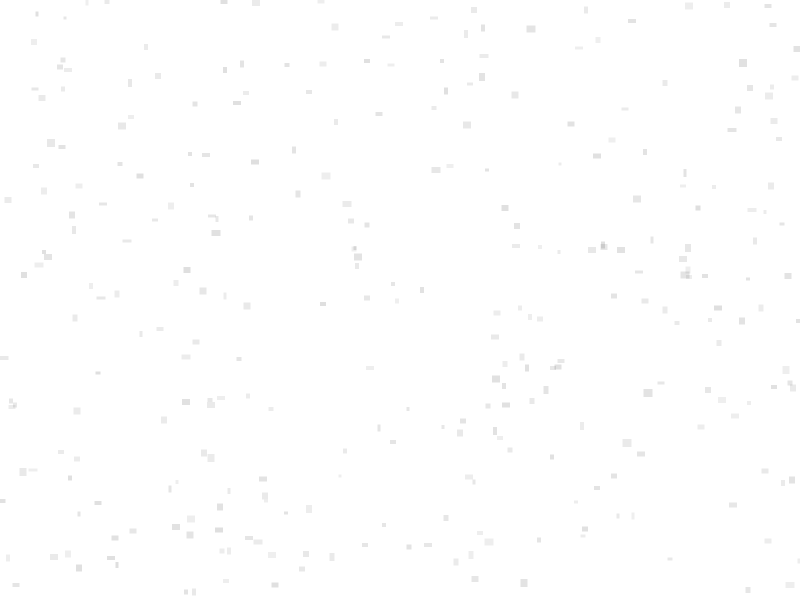
Frame 1 (no input)
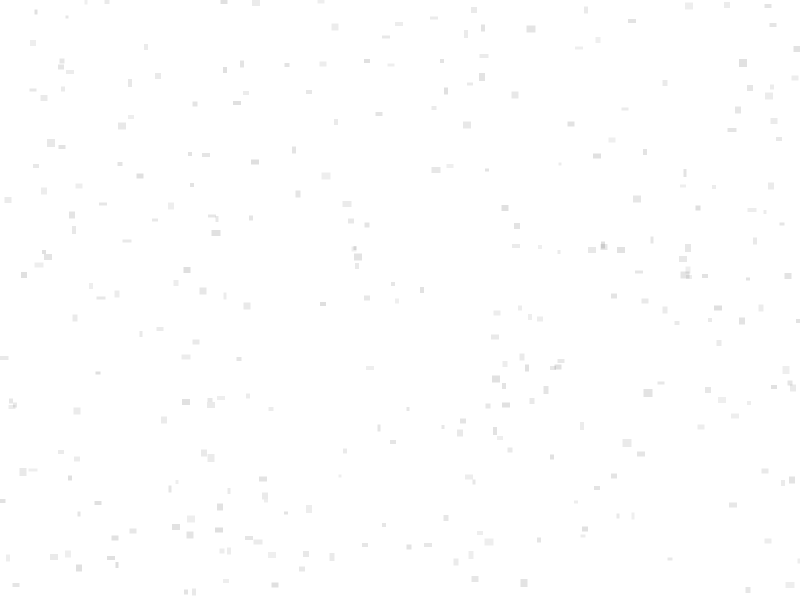
Frame 60 (no input)
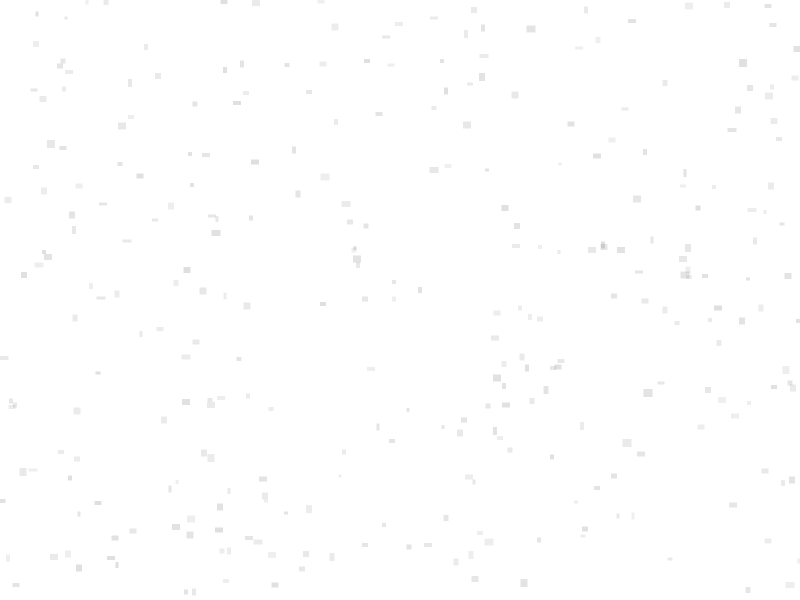
Frame 120 (the mouse pressed at the canvas centre since frame 60)

The p5.js sketch that drew these frames (run headless with seeded random() and noise() and a simulated clock; from frame 60 on, the mouse is pressed at the canvas centre):

// p5.js sketch
// ── sketch.js
// ==================================================
// Day 07
// interactive-trace-v02
//
// <= 7 秒：
// 保持离开时已经形成的状态，不继续衰减。
//
// > 7 秒：
// 离开以后逐渐衰减，最终停在：
//
// 7秒 + (超过7秒的部分 × 10%)
//
// 8秒  -> 7.1秒
// 20秒 -> 8.3秒
// 60秒 -> 12.3秒
//
// 另外：
// 鼠标刚开始移动时，不立即让 carry / scatter / jitter
// 全部同时发生，避免视觉突然“跳一下”。
// ==================================================


// ==================================================
// SPACE
// ==================================================

const SOURCE_COUNT = 300;


// ==================================================
// VIEWER FIELD
// ==================================================

const VIEWER_RX = 70;
const VIEWER_RY = 110;


// ==================================================
// MOVEMENT
// ==================================================

const MOVE_THRESHOLD = 1.5;

// 约1.5秒以后才判断为正式 STAYING
const STILL_THRESHOLD = 90;

const MOVEMENT_FIELD_SCALE = 1.7;

const LEAVE_PULSE_FRAMES = 35;


// 鼠标刚离开停留状态以后，
// 先保留约0.5秒的空间稳定期。
//
// 注意：
// 这里只延迟
// carry / scatter / jitter / leavePulse。
//
// alpha 的逐渐衰减仍然可以继续。
const LEAVE_MOTION_HOLD_FRAMES = 30;


// ==================================================
// DEPOSIT
// ==================================================

const DEPOSIT_RX = 95;
const DEPOSIT_RY = 120;

const DEPOSIT_INTERVAL = 4;
const DEPOSIT_BURST = 1;


// ==================================================
// CARRY
// ==================================================

const CARRY_BASE = 2;

const CARRY_STEP_FRAMES = 1800;

const CARRY_MAX_PER_STOP = 12;


// ==================================================
// IMPRINT FORMATION
// ==================================================

const FULL_IMPRINT_FRAMES = 14400;

const IMPRINT_FORM_START = 180;

const IMPRINT_FORM_MID = 1200;

const IMPRINT_DARK_START = 900;


// ==================================================
// 7 SECOND RULE
// ==================================================

// 现实约7秒：
//
// 7 × 60 = 420帧
//
// 前90帧已经用于识别 STAYING
//
// 所以 STAYING 内部：
// 420 - 90 = 330帧

const SEVEN_SECOND_FRAMES =
  420 - STILL_THRESHOLD;


const DECAY_TRIGGER_FRAMES =
  SEVEN_SECOND_FRAMES;


// ==================================================
// V02 MEMORY
// ==================================================

const EXTRA_MEMORY_RETENTION = 0.10;


// ==================================================
// DECAY SPEED
// ==================================================

const IMPRINT_DECAY_TIME = 3600;

const FRAGMENT_DECAY_TIME = 1800;


// ==================================================
// DATA
// ==================================================

let sources =
  new Array(SOURCE_COUNT);

let fragments = [];

let imprints = [];


// ==================================================
// VIEWER STATE
// ==================================================

let viewerState =
  "OUTSIDE";

let previousViewerState =
  "OUTSIDE";

let stillFrames = 0;

let previousMouseX = 0;
let previousMouseY = 0;

let viewerWasInside = false;

let viewerDX = 0;
let viewerDY = 0;

let viewerSpeed = 0;

let leavePulse = 0;


// 离开后的空间稳定期
let leaveCaptureFrames = 0;


// ==================================================
// CURRENT STOP
// ==================================================

let currentStopId = 0;

let stopX = 0;
let stopY = 0;

let currentStopFrames = 0;

let currentImprint = null;


// ==================================================
// CARRIED COUNT
// ==================================================

let carriedCountThisFrame = 0;


// ==================================================
// SETUP
// ==================================================

function setup() {

  // ----------------------------------------------
  // 运行时版本标记
  //
  // 如果 Safari 标签不是这个名字，
  // 说明当前没有运行这份 v02 sketch.js。
  // ----------------------------------------------

  document.title =
    "interactive-trace-v02 | leave-fix";

  console.log(
    "RUNNING: interactive-trace-v02 | leave-fix"
  );


  createCanvas(
    800,
    600
  );


  noSmooth();

  rectMode(CENTER);

  noStroke();


  for (
    let i = 0;
    i < sources.length;
    i++
  ) {

    sources[i] =

      new TraceSource(
        random(width),
        random(height)
      );
  }
}


// ==================================================
// DRAW
// ==================================================

function draw() {

  background(255);


  previousViewerState =
    viewerState;


  updateViewerState();


  // ==================================================
  // BEGIN STOP
  // ==================================================

  if (
    viewerState === "STAYING"
    &&
    previousViewerState !== "STAYING"
  ) {

    beginNewStop();
  }


  // ==================================================
  // LEAVE STOP
  // ==================================================

  if (
    previousViewerState === "STAYING"
    &&
    viewerState !== "STAYING"
  ) {

    handleLeaveStop();
  }


  // ==================================================
  // LEAVE PULSE COUNTDOWN
  // ==================================================

  if (
    leavePulse > 0
  ) {

    leavePulse--;
  }


  // ==================================================
  // STAYING
  // ==================================================

  if (
    viewerState === "STAYING"
  ) {

    currentStopFrames++;


    createDeposit();


    if (
      currentImprint !== null
    ) {

      currentImprint.grow(
        currentStopFrames
      );
    }
  }


  carriedCountThisFrame =
    countCarriedFragments();


  // ==================================================
  // 1. EXISTING SPACE TRACES
  // ==================================================

  for (
    let i = 0;
    i < sources.length;
    i++
  ) {

    sources[i].update();

    sources[i].display();
  }


  // ==================================================
  // 2. RESIDUAL IMPRINTS
  // ==================================================

  for (
    let i = 0;
    i < imprints.length;
    i++
  ) {

    imprints[i].update();

    imprints[i].display();
  }


  // ==================================================
  // 3. DEPOSIT / CARRIED PARTICLES
  // ==================================================

  for (
    let i = fragments.length - 1;
    i >= 0;
    i--
  ) {

    fragments[i].update();

    fragments[i].display();
  }


  // ==================================================
  // LEAVE MOTION HOLD
  //
  // 这个放在 draw() 最后。
  //
  // 因此当前这一帧依然完整使用
  // leaveCaptureFrames > 0 的状态。
  // ==================================================

  if (
    leaveCaptureFrames > 0
  ) {

    leaveCaptureFrames--;


    // hold 真正结束以后
    // 才启动 leavePulse。

    if (
      leaveCaptureFrames === 0
    ) {

      leavePulse =
        LEAVE_PULSE_FRAMES;
    }
  }
}


// ==================================================
// CALCULATE FORM STRENGTH
// ==================================================

function calculateFormStrength(
  stopFrames
) {

  let formRaw =

    map(

      constrain(
        stopFrames,
        IMPRINT_FORM_START,
        IMPRINT_FORM_MID
      ),

      IMPRINT_FORM_START,
      IMPRINT_FORM_MID,

      0,
      1
    );


  return constrain(
    formRaw,
    0,
    1
  );
}


// ==================================================
// CALCULATE DARK STRENGTH
// ==================================================

function calculateDarkStrength(
  stopFrames
) {

  let darkRaw =

    map(

      constrain(
        stopFrames,
        IMPRINT_DARK_START,
        FULL_IMPRINT_FRAMES
      ),

      IMPRINT_DARK_START,
      FULL_IMPRINT_FRAMES,

      0,
      1
    );


  return constrain(
    darkRaw,
    0,
    1
  );
}


// ==================================================
// V02 MEMORY TARGET
// ==================================================

function calculateMemoryFrames(
  stopFrames
) {

  // ----------------------------------------------
  // <= 7秒
  //
  // 保留实际停留状态
  // ----------------------------------------------

  if (
    stopFrames <=
    DECAY_TRIGGER_FRAMES
  ) {

    return stopFrames;
  }


  // ----------------------------------------------
  // > 7秒
  //
  // 7秒 + 超出部分 × 10%
  // ----------------------------------------------

  let extraFrames =

    stopFrames
    -
    DECAY_TRIGGER_FRAMES;


  return

    DECAY_TRIGGER_FRAMES

    +

    extraFrames
    *
    EXTRA_MEMORY_RETENTION;
}


// ==================================================
// VIEWER FIELD DISTANCE
// ==================================================

function viewerFieldDistance(
  x,
  y,
  scale = 1
) {

  let dx =

    (
      x - mouseX
    )

    /

    (
      VIEWER_RX
      *
      scale
    );


  let dy =

    (
      y - mouseY
    )

    /

    (
      VIEWER_RY
      *
      scale
    );


  return sqrt(
    dx * dx
    +
    dy * dy
  );
}


// ==================================================
// TRACE SOURCE
//
// 空间原本存在的痕迹
// ==================================================

class TraceSource {

  constructor(
    x,
    y
  ) {

    this.x = x;
    this.y = y;


    this.w =
      random(3, 9);


    this.h =
      random(3, 8);


    this.alpha =
      random(16, 32);


    this.t =
      random(1000);


    this.jitterX = 0;
    this.jitterY = 0;
  }


  // ==================================================
  // UPDATE
  // ==================================================

  update() {

    this.jitterX = 0;
    this.jitterY = 0;


    // ----------------------------------------------
    // leave hold 期间
    // 不立即启动环境痕迹扰动
    // ----------------------------------------------

    if (

      leaveCaptureFrames === 0

      &&

      (
        viewerState === "MOVING"
        ||
        leavePulse > 0
      )

    ) {

      let fieldDistance =

        viewerFieldDistance(
          this.x,
          this.y,
          MOVEMENT_FIELD_SCALE
        );


      if (
        fieldDistance < 1
      ) {

        this.t +=
          0.05;


        let proximity =
          1 - fieldDistance;


        let speedStrength =

          constrain(
            viewerSpeed / 12,
            0,
            1
          );


        let strength =

          2

          +

          proximity * 3

          +

          speedStrength * 2;


        if (
          leavePulse > 0
        ) {

          strength +=

            2

            *

            (
              leavePulse
              /
              LEAVE_PULSE_FRAMES
            );
        }


        this.jitterX =

          map(
            noise(this.t),
            0,
            1,
            -strength,
            strength
          );


        this.jitterY =

          map(
            noise(
              this.t
              +
              1000
            ),
            0,
            1,
            -strength,
            strength
          );


        this.jitterX +=
          viewerDX * 0.04;


        this.jitterY +=
          viewerDY * 0.04;
      }
    }
  }


  // ==================================================
  // DISPLAY
  // ==================================================

  display() {

    fill(
      0,
      this.alpha
    );


    rect(

      round(
        this.x
        +
        this.jitterX
      ),

      round(
        this.y
        +
        this.jitterY
      ),

      round(
        this.w
      ),

      round(
        this.h
      )
    );
  }
}


// ==================================================
// RESIDUAL IMPRINT
// ==================================================

class ResidualImprint {

  constructor(
    x,
    y
  ) {

    this.x = x;
    this.y = y;


    this.active = true;

    this.age = 0;

    this.stopFrames = 0;


    this.formStrength = 0;

    this.darkStrength = 0;


    // ----------------------------------------------
    // 离开瞬间状态
    // ----------------------------------------------

    this.frozenFormStrength = 0;

    this.frozenDarkStrength = 0;


    // ----------------------------------------------
    // v02 最终目标
    // ----------------------------------------------

    this.memoryFrames = 0;

    this.targetFormStrength = 0;

    this.targetDarkStrength = 0;


    this.shouldDecay = false;


    // 离开后的第一帧
    // age 保持0

    this.leaveFramePending = false;


    // =================================================
    // INTERNAL FILL
    // =================================================

    this.fillPieces = [];


    for (
      let i = 0;
      i < 240;
      i++
    ) {

      let angle =
        random(TWO_PI);


      let radius =
        sqrt(
          random(1)
        );


      let x =

        cos(angle)

        *
        radius

        *
        DEPOSIT_RX

        *
        random(
          0.72,
          1.03
        );


      let y =

        sin(angle)

        *
        radius

        *
        DEPOSIT_RY

        *
        random(
          0.70,
          1.03
        );


      this.fillPieces.push({

        x: x,

        y: y,

        w:
          random(
            5,
            14
          ),

        h:
          random(
            4,
            11
          ),

        alpha:
          random(
            3,
            10
          ),

        threshold:
          random(
            0,
            1
          )
      });
    }


    // =================================================
    // IRREGULAR EDGE
    // =================================================

    this.edgePieces = [];


    for (
      let i = 0;
      i < 140;
      i++
    ) {

      // 制造断裂
      // 不形成完整椭圆轮廓

      if (
        random(1)
        <
        0.28
      ) {

        continue;
      }


      let angle =
        random(TWO_PI);


      let edgeRadius =
        random(
          0.86,
          1.12
        );


      let x =

        cos(angle)

        *
        DEPOSIT_RX

        *
        edgeRadius;


      let y =

        sin(angle)

        *
        DEPOSIT_RY

        *
        edgeRadius;


      this.edgePieces.push({

        x: x,

        y: y,

        w:
          random(
            7,
            20
          ),

        h:
          random(
            3,
            9
          ),

        rotation:
          random(
            -0.9,
            0.9
          ),

        alpha:
          random(
            7,
            18
          ),

        threshold:
          random(
            0.18,
            1
          )
      });
    }


    // =================================================
    // DARK MASS
    // =================================================

    this.massPieces = [];


    for (
      let i = 0;
      i < 170;
      i++
    ) {

      let angle =
        random(TWO_PI);


      let radius =
        pow(
          random(1),
          0.65
        );


      let x =

        cos(angle)

        *
        radius

        *
        DEPOSIT_RX

        *
        random(
          0.70,
          1
        );


      let y =

        sin(angle)

        *
        radius

        *
        DEPOSIT_RY

        *
        random(
          0.68,
          1
        );


      this.massPieces.push({

        x: x,

        y: y,

        w:
          random(
            16,
            42
          ),

        h:
          random(
            12,
            34
          ),

        alphaFactor:
          random(
            0.45,
            1
          ),

        threshold:
          random(
            0.45,
            1
          )
      });
    }
  }


  // ==================================================
  // GROW
  // ==================================================

  grow(
    stopFrames
  ) {

    this.stopFrames =
      stopFrames;


    this.formStrength =

      calculateFormStrength(
        stopFrames
      );


    this.darkStrength =

      calculateDarkStrength(
        stopFrames
      );
  }


  // ==================================================
  // FREEZE
  // ==================================================

  freeze() {

    this.active = false;

    this.age = 0;

    this.leaveFramePending = true;


    // ----------------------------------------------
    // 保存离开瞬间真实状态
    // ----------------------------------------------

    this.frozenFormStrength =
      this.formStrength;


    this.frozenDarkStrength =
      this.darkStrength;


    // ----------------------------------------------
    // <=7秒不衰减
    // >7秒才衰减
    // ----------------------------------------------

    this.shouldDecay =

      this.stopFrames
      >
      DECAY_TRIGGER_FRAMES;


    // ----------------------------------------------
    // v02长期记忆目标
    // ----------------------------------------------

    this.memoryFrames =

      calculateMemoryFrames(
        this.stopFrames
      );


    this.targetFormStrength =

      calculateFormStrength(
        this.memoryFrames
      );


    this.targetDarkStrength =

      calculateDarkStrength(
        this.memoryFrames
      );
  }


  // ==================================================
  // UPDATE
  // ==================================================

  update() {

    if (
      !this.active
    ) {

      // 第一帧 age 保持0

      if (
        this.leaveFramePending
      ) {

        this.leaveFramePending =
          false;
      }

      else {

        this.age++;
      }
    }
  }


  // ==================================================
  // DECAY FACTOR
  // ==================================================

  getDecayFactor() {

    return exp(
      -this.age
      /
      IMPRINT_DECAY_TIME
    );
  }


  // ==================================================
  // FILL ALPHA
  // ==================================================

  getFillAlphaAtState(
    piece,
    formStrength,
    darkStrength
  ) {

    if (
      piece.threshold
      >
      formStrength
    ) {

      return 0;
    }


    let fillBase =

      2

      +

      formStrength * 26

      +

      darkStrength * 70;


    return min(

      255,

      piece.alpha
      +
      fillBase
    );
  }


  // ==================================================
  // EDGE ALPHA
  // ==================================================

  getEdgeAlphaAtState(
    piece,
    formStrength,
    darkStrength
  ) {

    if (
      piece.threshold
      >
      formStrength
    ) {

      return 0;
    }


    let edgeBase =

      3

      +

      formStrength * 40

      +

      darkStrength * 80;


    return min(

      255,

      piece.alpha
      +
      edgeBase
    );
  }


  // ==================================================
  // MASS ALPHA
  // ==================================================

  getMassAlphaAtState(
    piece,
    darkStrength
  ) {

    if (
      piece.threshold
      >
      darkStrength
    ) {

      return 0;
    }


    let massBase =

      255

      *

      pow(
        darkStrength,
        1.15
      );


    return min(

      255,

      massBase
      *
      piece.alphaFactor
    );
  }


  // ==================================================
  // SMOOTH ALPHA
  // ==================================================

  getSmoothAlpha(
    startAlpha,
    targetAlpha
  ) {

    // 仍在停留

    if (
      this.active
    ) {

      return startAlpha;
    }


    // <=7秒
    // 完全冻结

    if (
      !this.shouldDecay
    ) {

      return startAlpha;
    }


    // >7秒
    // 从离开瞬间慢慢走向最终状态

    let decay =
      this.getDecayFactor();


    return

      targetAlpha

      +

      (
        startAlpha
        -
        targetAlpha
      )

      *
      decay;
  }


  // ==================================================
  // DISPLAY
  // ==================================================

  display() {

    push();


    translate(
      this.x,
      this.y
    );


    noStroke();


    // ----------------------------------------------
    // STAYING
    // ----------------------------------------------

    if (
      this.active
    ) {

      this.displayLive();

      pop();

      return;
    }


    // ----------------------------------------------
    // AFTER LEAVE
    // ----------------------------------------------

    this.displayAfterLeave();


    pop();
  }


  // ==================================================
  // DISPLAY LIVE
  // ==================================================

  displayLive() {

    // =================================================
    // INTERNAL FILL
    // =================================================

    let fillBase =

      2

      +

      this.formStrength * 26

      +

      this.darkStrength * 70;


    for (
      let i = 0;
      i < this.fillPieces.length;
      i++
    ) {

      let piece =
        this.fillPieces[i];


      if (
        piece.threshold
        >
        this.formStrength
      ) {

        continue;
      }


      fill(

        0,

        min(

          255,

          piece.alpha
          +
          fillBase
        )
      );


      rect(

        round(
          piece.x
        ),

        round(
          piece.y
        ),

        round(
          piece.w
        ),

        round(
          piece.h
        )
      );
    }


    // =================================================
    // EDGE
    // =================================================

    let edgeBase =

      3

      +

      this.formStrength * 40

      +

      this.darkStrength * 80;


    for (
      let i = 0;
      i < this.edgePieces.length;
      i++
    ) {

      let piece =
        this.edgePieces[i];


      if (
        piece.threshold
        >
        this.formStrength
      ) {

        continue;
      }


      push();


      translate(
        piece.x,
        piece.y
      );


      rotate(
        piece.rotation
      );


      fill(

        0,

        min(

          255,

          piece.alpha
          +
          edgeBase
        )
      );


      rect(

        0,
        0,

        round(
          piece.w
        ),

        round(
          piece.h
        )
      );


      pop();
    }


    // =================================================
    // DARK MASS
    // =================================================

    let massBase =

      255

      *

      pow(
        this.darkStrength,
        1.15
      );


    for (
      let i = 0;
      i < this.massPieces.length;
      i++
    ) {

      let piece =
        this.massPieces[i];


      if (
        piece.threshold
        >
        this.darkStrength
      ) {

        continue;
      }


      let alpha =

        massBase

        *
        piece.alphaFactor;


      if (
        alpha <= 0.5
      ) {

        continue;
      }


      fill(

        0,

        min(
          255,
          alpha
        )
      );


      rect(

        round(
          piece.x
        ),

        round(
          piece.y
        ),

        round(
          piece.w
        ),

        round(
          piece.h
        )
      );
    }
  }


  // ==================================================
  // DISPLAY AFTER LEAVE
  // ==================================================

  displayAfterLeave() {

    // =================================================
    // INTERNAL FILL
    // =================================================

    for (
      let i = 0;
      i < this.fillPieces.length;
      i++
    ) {

      let piece =
        this.fillPieces[i];


      let startAlpha =

        this.getFillAlphaAtState(
          piece,
          this.frozenFormStrength,
          this.frozenDarkStrength
        );


      let targetAlpha =

        this.getFillAlphaAtState(
          piece,
          this.targetFormStrength,
          this.targetDarkStrength
        );


      let alpha =

        this.getSmoothAlpha(
          startAlpha,
          targetAlpha
        );


      if (
        alpha <= 0.3
      ) {

        continue;
      }


      fill(
        0,
        alpha
      );


      rect(

        round(
          piece.x
        ),

        round(
          piece.y
        ),

        round(
          piece.w
        ),

        round(
          piece.h
        )
      );
    }


    // =================================================
    // EDGE
    // =================================================

    for (
      let i = 0;
      i < this.edgePieces.length;
      i++
    ) {

      let piece =
        this.edgePieces[i];


      let startAlpha =

        this.getEdgeAlphaAtState(
          piece,
          this.frozenFormStrength,
          this.frozenDarkStrength
        );


      let targetAlpha =

        this.getEdgeAlphaAtState(
          piece,
          this.targetFormStrength,
          this.targetDarkStrength
        );


      let alpha =

        this.getSmoothAlpha(
          startAlpha,
          targetAlpha
        );


      if (
        alpha <= 0.3
      ) {

        continue;
      }


      push();


      translate(
        piece.x,
        piece.y
      );


      rotate(
        piece.rotation
      );


      fill(
        0,
        alpha
      );


      rect(

        0,
        0,

        round(
          piece.w
        ),

        round(
          piece.h
        )
      );


      pop();
    }


    // =================================================
    // DARK MASS
    // =================================================

    for (
      let i = 0;
      i < this.massPieces.length;
      i++
    ) {

      let piece =
        this.massPieces[i];


      let startAlpha =

        this.getMassAlphaAtState(
          piece,
          this.frozenDarkStrength
        );


      let targetAlpha =

        this.getMassAlphaAtState(
          piece,
          this.targetDarkStrength
        );


      let alpha =

        this.getSmoothAlpha(
          startAlpha,
          targetAlpha
        );


      if (
        alpha <= 0.5
      ) {

        continue;
      }


      fill(
        0,
        alpha
      );


      rect(

        round(
          piece.x
        ),

        round(
          piece.y
        ),

        round(
          piece.w
        ),

        round(
          piece.h
        )
      );
    }
  }
}


// ==================================================
// TRACE FRAGMENT
// ==================================================

class TraceFragment {

  constructor(
    x,
    y,
    stopId
  ) {

    this.x = x;
    this.y = y;


    this.stopId =
      stopId;


    this.w =
      random(
        5,
        12
      );


    this.h =
      random(
        4,
        10
      );


    this.baseAlpha =
      random(
        24,
        48
      );


    this.settled = false;

    this.carried = false;


    this.shouldDecay = false;


    this.settledStartMultiplier =
      1;


    // =================================================
    // SCATTER
    // =================================================

    this.scatterX =
      random(
        -0.18,
        0.18
      );


    this.scatterY =
      random(
        -0.18,
        0.18
      );


    this.settleAge = 0;


    // 第一帧先不推进 scatter

    this.settleFramePending = true;


    this.residualFloor =
      random(
        0.20,
        0.32
      );


    // =================================================
    // OLD TRACE DISTURBANCE
    // =================================================

    this.localT =
      random(1000);


    this.displayJitterX = 0;
    this.displayJitterY = 0;


    // =================================================
    // CARRIED CLOUD
    // =================================================

    let angle =
      random(TWO_PI);


    let radius =
      sqrt(
        random(1)
      );


    this.bodyOffsetX =

      cos(angle)

      *
      radius

      *
      VIEWER_RX

      +

      random(
        -30,
        30
      );


    this.bodyOffsetY =

      sin(angle)

      *
      radius

      *
      VIEWER_RY

      +

      random(
        -35,
        35
      );


    this.carryT =
      random(1000);
  }


  // ==================================================
  // SETTLE
  // ==================================================

  settle(
    stopFrames
  ) {

    this.settled = true;

    this.settleAge = 0;


    this.shouldDecay =

      stopFrames
      >
      DECAY_TRIGGER_FRAMES;


    // <=7秒
    // 不发生离开后的永久溃散

    if (
      !this.shouldDecay
    ) {

      this.scatterX = 0;
      this.scatterY = 0;
    }


    let stayStrength =

      1

      -

      exp(
        -stopFrames
        /
        600
      );


    // 和 STAYING 最后一帧
    // 使用相同透明度公式

    this.settledStartMultiplier =

      0.55

      +

      stayStrength
      *
      0.45;
  }


  // ==================================================
  // UPDATE
  // ==================================================

  update() {

    this.displayJitterX = 0;

    this.displayJitterY = 0;


    // ----------------------------------------------
    // 当前这次停留刚刚结束，
    // 并且还处于空间稳定期。
    // ----------------------------------------------

    let inLeaveMotionHold =

      leaveCaptureFrames > 0

      &&

      this.stopId === currentStopId;


    // =================================================
    // CARRIED
    // =================================================

    if (
      this.carried
    ) {

      // ----------------------------------------------
      // hold 期间：
      // 先不要立刻飞向鼠标。
      // ----------------------------------------------

      if (
        inLeaveMotionHold
      ) {

        return;
      }


      this.carryT +=
        0.018;


      let driftX =

        map(
          noise(
            this.carryT
          ),
          0,
          1,
          -10,
          10
        );


      let driftY =

        map(
          noise(
            this.carryT
            +
            1000
          ),
          0,
          1,
          -10,
          10
        );


      let targetX =

        mouseX

        +

        this.bodyOffsetX

        +

        driftX;


      let targetY =

        mouseY

        +

        this.bodyOffsetY

        +

        driftY;


      this.x +=

        (
          targetX
          -
          this.x
        )

        *
        0.055;


      this.y +=

        (
          targetY
          -
          this.y
        )

        *
        0.055;


      return;
    }


    // =================================================
    // SETTLED
    // =================================================

    if (
      this.settled
    ) {

      let settlingNow =
        this.settleFramePending;


      if (
        this.settleFramePending
      ) {

        this.settleFramePending =
          false;
      }

      else {

        this.settleAge++;
      }


      // =================================================
      // SCATTER
      //
      // >7秒才允许。
      //
      // 而且刚离开那段 hold 时间内
      // 不立即 scatter。
      // =================================================

      if (

        this.shouldDecay

        &&

        !settlingNow

        &&

        !inLeaveMotionHold

      ) {

        this.x +=
          this.scatterX;


        this.y +=
          this.scatterY;


        this.scatterX *=
          0.955;


        this.scatterY *=
          0.955;
      }


      // =================================================
      // OLD TRACE DISTURBANCE
      // =================================================

      if (

        viewerState === "MOVING"

        &&

        !inLeaveMotionHold

      ) {

        let fieldDistance =

          viewerFieldDistance(
            this.x,
            this.y,
            1.45
          );


        if (
          fieldDistance < 1
        ) {

          this.localT +=
            0.04;


          let strength =
            1.1;


          if (
            leavePulse > 0
          ) {

            strength +=

              1.4

              *

              (
                leavePulse
                /
                LEAVE_PULSE_FRAMES
              );
          }


          this.displayJitterX =

            map(
              noise(
                this.localT
              ),
              0,
              1,
              -strength,
              strength
            );


          this.displayJitterY =

            map(
              noise(
                this.localT
                +
                1000
              ),
              0,
              1,
              -strength,
              strength
            );
        }
      }


      return;
    }


    // =================================================
    // CURRENT DEPOSIT
    // =================================================

    this.y +=
      0.006;
  }


  // ==================================================
  // DISPLAY
  // ==================================================

  display() {

    let inLeaveMotionHold =

      leaveCaptureFrames > 0

      &&

      this.stopId === currentStopId;


    let alpha =
      this.baseAlpha;


    let displayW =
      this.w;


    let displayH =
      this.h;


    // =================================================
    // CURRENT STAY
    //
    // carry 已经被选中，
    // 但 hold 期间仍然按照离开前的样子显示。
    // =================================================

    if (

      !this.settled

      &&

      (
        !this.carried
        ||
        inLeaveMotionHold
      )

    ) {

      let stayStrength =

        1

        -

        exp(
          -currentStopFrames
          /
          600
        );


      alpha *=

        0.55

        +

        stayStrength
        *
        0.45;
    }


    // =================================================
    // LEFT BEHIND
    // =================================================

    if (
      this.settled
    ) {

      let multiplier;


      // ----------------------------------------------
      // <=7秒
      // 不继续减淡
      // ----------------------------------------------

      if (
        !this.shouldDecay
      ) {

        multiplier =
          this.settledStartMultiplier;
      }


      // ----------------------------------------------
      // >7秒
      // 逐渐减淡
      // ----------------------------------------------

      else {

        let decay =

          exp(
            -this.settleAge
            /
            FRAGMENT_DECAY_TIME
          );


        multiplier =

          this.residualFloor

          +

          (
            this.settledStartMultiplier
            -
            this.residualFloor
          )

          *
          decay;
      }


      alpha *=
        multiplier;
    }


    // =================================================
    // CARRIED
    //
    // hold 结束以后
    // 才切换到 carried cloud 的视觉。
    // =================================================

    if (

      this.carried

      &&

      !inLeaveMotionHold

    ) {

      let accumulation =

        1

        -

        exp(
          -carriedCountThisFrame
          /
          70
        );


      alpha *=

        0.55

        +

        accumulation
        *
        0.45;


      displayW *=

        1.15

        +

        accumulation
        *
        0.50;


      displayH *=

        1.10

        +

        accumulation
        *
        0.40;
    }


    fill(
      0,
      alpha
    );


    rect(

      round(
        this.x
        +
        this.displayJitterX
      ),

      round(
        this.y
        +
        this.displayJitterY
      ),

      round(
        displayW
      ),

      round(
        displayH
      )
    );
  }
}


// ==================================================
// BEGIN NEW STOP
// ==================================================

function beginNewStop() {

  currentStopId++;


  stopX =
    mouseX;


  stopY =
    mouseY;


  currentStopFrames = 0;


  currentImprint =

    new ResidualImprint(
      stopX,
      stopY
    );


  imprints.push(
    currentImprint
  );
}


// ==================================================
// CREATE DEPOSIT
// ==================================================

function createDeposit() {

  if (

    frameCount
    %
    DEPOSIT_INTERVAL
    !==
    0

  ) {

    return;
  }


  for (
    let i = 0;
    i < DEPOSIT_BURST;
    i++
  ) {

    spawnDepositParticle();
  }
}


// ==================================================
// SPAWN DEPOSIT
// ==================================================

function spawnDepositParticle() {

  let angle =
    random(TWO_PI);


  let radius =
    sqrt(
      random(1)
    );


  let x =

    stopX

    +

    cos(angle)

    *
    radius

    *
    DEPOSIT_RX;


  let y =

    stopY

    +

    sin(angle)

    *
    radius

    *
    DEPOSIT_RY;


  fragments.push(

    new TraceFragment(
      x,
      y,
      currentStopId
    )

  );
}


// ==================================================
// LEAVE STOP
// ==================================================

function handleLeaveStop() {

  let candidates = [];


  // =================================================
  // LEAVE MOTION HOLD
  //
  // 之前只有1帧。
  //
  // 下一帧 carry / scatter / jitter
  // 就一起启动，所以肉眼仍然像：
  //
  // “鼠标一动，画面立刻跳了一档。”
  //
  // 现在保留约0.5秒空间稳定期。
  // =================================================

  leaveCaptureFrames =
    LEAVE_MOTION_HOLD_FRAMES;


  // hold期间不启动旧 leavePulse

  leavePulse = 0;


  // =================================================
  // FIND CURRENT STOP PARTICLES
  // =================================================

  for (
    let i = 0;
    i < fragments.length;
    i++
  ) {

    let fragment =
      fragments[i];


    if (

      fragment.stopId
      ===
      currentStopId

      &&

      !fragment.carried

      &&

      !fragment.settled

    ) {

      candidates.push(
        fragment
      );
    }
  }


  // =================================================
  // FREEZE IMPRINT
  // =================================================

  if (
    currentImprint !== null
  ) {

    currentImprint.freeze();


    currentImprint = null;
  }


  // =================================================
  // CARRY COUNT
  // =================================================

  let carryCount =

    currentStopFrames
    <=
    DECAY_TRIGGER_FRAMES

      ?

      floor(

        currentStopFrames

        /

        DECAY_TRIGGER_FRAMES

        *

        CARRY_BASE
      )

      :

      CARRY_BASE

      +

      floor(

        currentStopFrames

        /

        CARRY_STEP_FRAMES
      );


  carryCount =

    constrain(
      carryCount,
      0,
      CARRY_MAX_PER_STOP
    );


  carryCount =

    min(
      carryCount,
      candidates.length
    );


  // =================================================
  // CARRY A SMALL PART
  // =================================================

  for (
    let i = 0;
    i < carryCount;
    i++
  ) {

    let index =

      floor(
        random(
          candidates.length
        )
      );


    let chosen =
      candidates[index];


    // ----------------------------------------------
    // 这里只先标记 carried。
    //
    // 真正开始移动和改变 carried 视觉，
    // 要等 leave hold 结束以后。
    // ----------------------------------------------

    chosen.carried = true;


    candidates.splice(
      index,
      1
    );
  }


  // =================================================
  // MOST REMAIN
  // =================================================

  for (
    let i = 0;
    i < candidates.length;
    i++
  ) {

    candidates[i].settle(
      currentStopFrames
    );
  }


  // =================================================
  // CONSOLE TEST
  // =================================================

  let actualStaySeconds =

    (
      currentStopFrames
      +
      STILL_THRESHOLD
    )

    /
    60;


  let memoryFrames =

    calculateMemoryFrames(
      currentStopFrames
    );


  let memorySeconds =

    (
      memoryFrames
      +
      STILL_THRESHOLD
    )

    /
    60;


  console.log(

    "STOP",

    currentStopId,

    "| stayed:",

    actualStaySeconds.toFixed(1),

    "sec",

    "| final memory:",

    memorySeconds.toFixed(1),

    "sec",

    "| carried:",

    carryCount
  );
}


// ==================================================
// VIEWER STATE
// ==================================================

function updateViewerState() {

  let inside =

    mouseX >= 0

    &&

    mouseX <= width

    &&

    mouseY >= 0

    &&

    mouseY <= height;


  viewerDX =

    mouseX
    -
    previousMouseX;


  viewerDY =

    mouseY
    -
    previousMouseY;


  viewerSpeed =

    dist(
      mouseX,
      mouseY,
      previousMouseX,
      previousMouseY
    );


  if (
    inside
  ) {

    // =================================================
    // FIRST ENTER
    // =================================================

    if (
      !viewerWasInside
    ) {

      stillFrames = 0;


      viewerState =
        "MOVING";
    }


    // =================================================
    // ALMOST STILL
    // =================================================

    else if (
      viewerSpeed
      <
      MOVE_THRESHOLD
    ) {

      stillFrames++;


      if (
        stillFrames
        >=
        STILL_THRESHOLD
      ) {

        viewerState =
          "STAYING";
      }

      else {

        viewerState =
          "MOVING";
      }
    }


    // =================================================
    // MOVING AGAIN
    // =================================================

    else {

      stillFrames = 0;


      viewerState =
        "MOVING";
    }
  }


  // =================================================
  // OUTSIDE
  // =================================================

  else {

    viewerState =
      "OUTSIDE";


    stillFrames = 0;
  }


  viewerWasInside =
    inside;


  previousMouseX =
    mouseX;


  previousMouseY =
    mouseY;
}


// ==================================================
// COUNT CARRIED
// ==================================================

function countCarriedFragments() {

  let count = 0;


  for (
    let i = 0;
    i < fragments.length;
    i++
  ) {

    if (
      fragments[i].carried
    ) {

      count++;
    }
  }


  return count;
}
